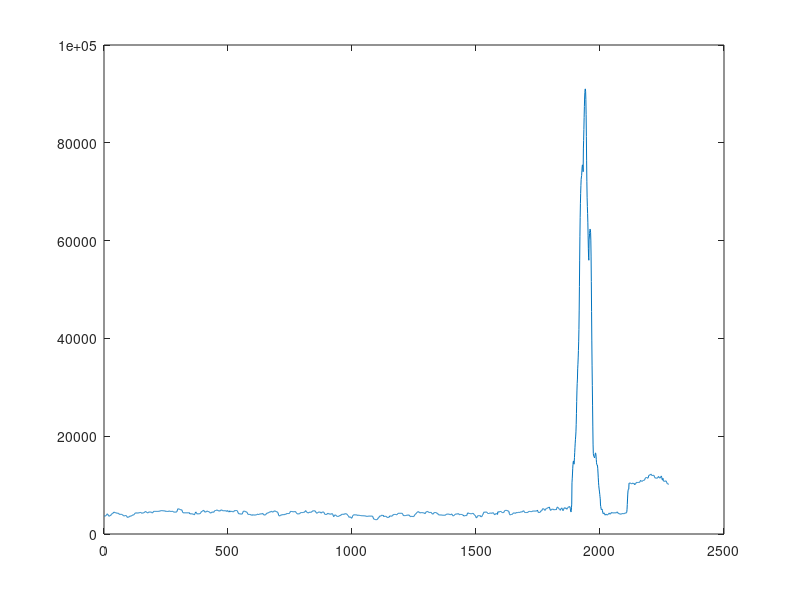
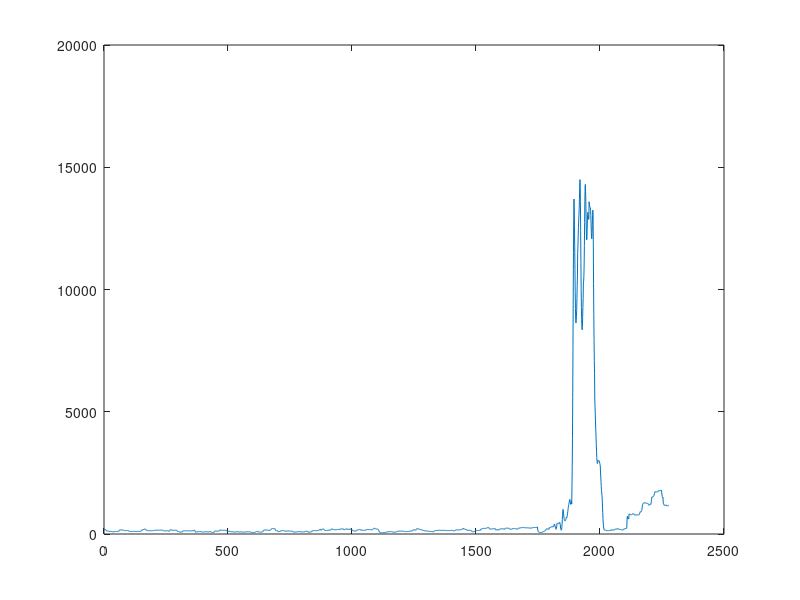
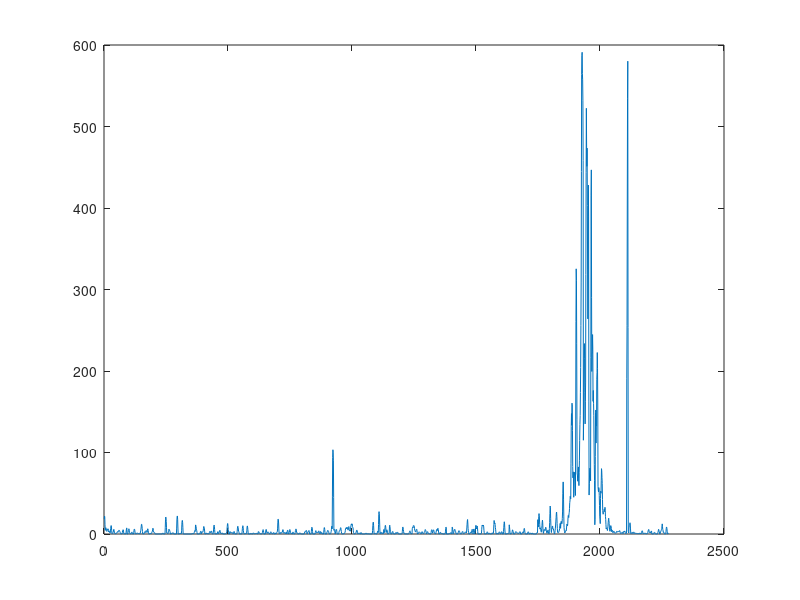
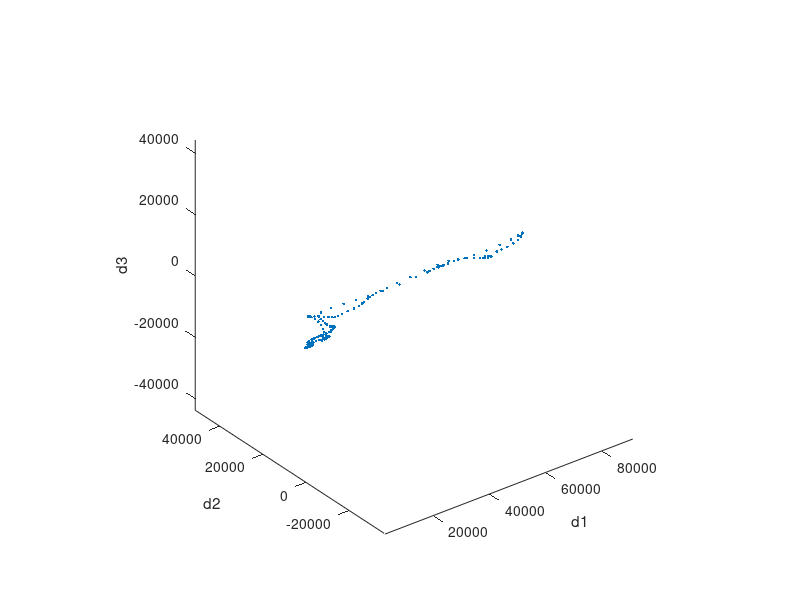

Reproduce these figures in MATLAB, in order.
function TestDraw(  )

close all;

%%%%%%%%%%%%%%%%%%%%%%%%%%%%%%%%%%%%%%%%%%%%%%%%%%%%%%%%%%%%%%%%
% Eigenvalues = importdata('Eigenvalues.txt','\t');
% [m n] = size(Eigenvalues);
% startend = sprintf('[1,%d]', m);
% disp(strcat(startend,'rows of data are imported.'));
% valStartEndRow = input(strcat('Input training [start end]rows ', startend,':'));
% startRow = 1; endRow = m;
% if ~isempty(valStartEndRow)
%     startRow = valStartEndRow(1);
%     endRow = valStartEndRow(2);
% end;
% 
% %S = cov(Eigenvalues(startRow:endRow, :));
% 
% [coeff score latent] = princomp(Eigenvalues(startRow:endRow, :));
% 
% valStartEndRow = input(strcat('Input testing [start end]rows ', startend,':'));
% startRow = 1; endRow = m;
% if ~isempty(valStartEndRow)
%     startRow = valStartEndRow(1);
%     endRow = valStartEndRow(2);
% end;
% standardizedData = zscore(Eigenvalues(startRow:endRow,:));
% transferedData = standardizedData*coeff;
% s1 = transferedData(:,1);
% s2 = transferedData(:,2);
% s3 = transferedData(:,3);
% avgS1 = s1; %getAverage(s1);
% avgS2 = s2; %getAverage(s2);
% avgS3 = s3; %getAverage(s3);
% figure;
% subplot(221); plot(avgS1);
% subplot(222); plot(avgS2);
% subplot(223); plot(avgS3);
% 
% avgSsum=sqrt(avgS1.*avgS1+avgS2.*avgS2+avgS3.*avgS3);
% subplot(224); plot(avgSsum);
% 
%     function avg = getAverage(si)
%         avg=zeros(floor(m/30),1);
%         j=1;
%         for i=1:30:m-29
%             avg(j) = mean(si(i:(i+29)));
%             j = j + 1;
%         end
%     end

%%%%%%%%%%%%%%%%%%%%%%%%%%%%%%%%%%%%%%%%%%%%%%%%%%%%%%%%%%%%%%
% load 1-nbin
% load 1-xbin
% figure, bar(xbin_p,nbin_p);
% set(gca,'YLim', [0 max(nbin_p)]);
% xlabel('s','fontsize', 20); ylabel('f','fontsize', 20);
% 
% load 2-nbin
% load 2-xbin
% figure, bar(xbin_p,nbin_p);
% set(gca,'YLim', [0 max(nbin_p)]);
% xlabel('s','fontsize', 20); ylabel('f','fontsize', 20);
% 
% load 3-nbin
% load 3-xbin
% figure, bar(xbin_p,nbin_p);
% set(gca,'YLim', [0 max(nbin_p)]);
% xlabel('s','fontsize', 20); ylabel('f','fontsize', 20);
% 
% load 4-nbin
% load 4-xbin
% figure, bar(xbin_p,nbin_p);
% set(gca,'YLim', [0 max(nbin_p)]);
% xlabel('s','fontsize', 20); ylabel('f','fontsize', 20);


%%%%%%%%%%%%%%%%%%%%%%%%%%%%%%%%%%%%%%%%%%%%%%%%%%%%%%%%%%%%%%%
Eigenvalues = importdata('Eigenvalues.txt','\t');
d1 = Eigenvalues(:,1)'; d2 = Eigenvalues(:,2)'; d3 = Eigenvalues(:,3)';

% figure, hist(d1);
% figure, hist(d2);
% figure, hist(d3);

% d1 = zscore(d1);
% d2 = zscore(d2);
% d3 = zscore(d3);
figure, plot(d1);
figure, plot(d2);
figure, plot(d3);
figure, plot3(d1,d2,d3,'.'); axis equal
xlabel('d1');
ylabel('d2');
zlabel('d3');

%%%%%%%%%%%%%%%%%%%%%%%%%%%%%%%%%%%%%%%%%%%%%%%%%%%%%%%%%%%%%%

end